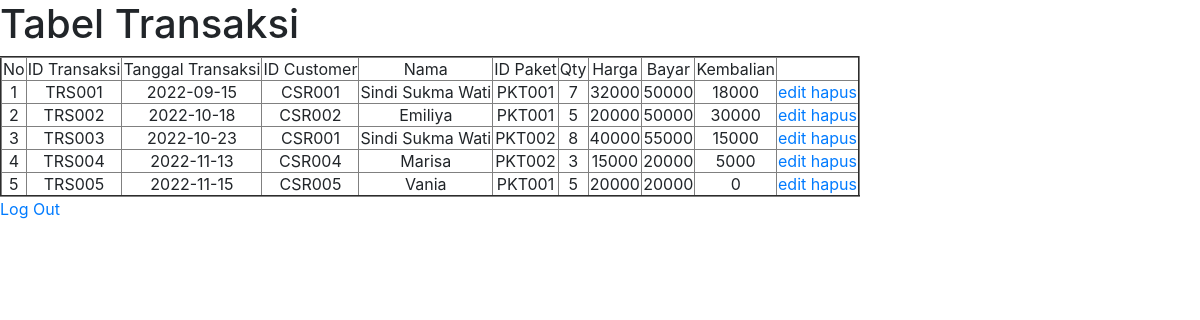
Page /transaksi.php on the committed database.
### tables this page shows
CREATE TABLE `tb_transaksi` (
  `id_transaksi` varchar(10) NOT NULL,
  `tanggal` date NOT NULL,
  `id_customer` varchar(10) NOT NULL,
  `nama` varchar(100) NOT NULL,
  `id_paket` varchar(10) NOT NULL,
  `qty` int NOT NULL,
  `biaya` int NOT NULL,
  `bayar` int NOT NULL,
  `kembalian` int NOT NULL
);

### transaksi.php (the view, shortened to what this page needs)
<?php
require ("koneksi.php");
?>
<html>
<head>
        <link rel="stylesheet" href="https://cdn.jsdelivr.net/npm/bootstrap@4.3.1/dist/css/bootstrap.min.css">
</head>
    <body>
        <h1>Tabel Transaksi</h1>
        <table border='2' style="text-align:center">
            <tr>
                <td>No</td>
                <td>ID Transaksi</td>
                <td>Tanggal Transaksi</td>
                <td>ID Customer</td>
                <td>Nama</td>
                <td>ID Paket</td>
                <td>Qty</td>
                <td>Harga</td>
                <td>Bayar</td>
                <td>Kembalian</td>
                <td colspan="2"></td>
            </tr>
            <?php
            $query  = "SELECT * FROM tb_transaksi";
            $result = mysqli_query($koneksi, $query);
            $no     = 1;
            while ($row = mysqli_fetch_array($result)){
                $transaksi = $row['id_transaksi'];
                $tgl = $row['tanggal'];
                $cust = $row['id_customer'];
                $nama = $row['nama'];
                $pkt = $row['id_paket'];
                $qty = $row['qty'];
                $biaya = $row['biaya'];
                $bayar = $row['bayar'];
                $kembali = $row['kembalian'];
            ?>
            <tr>
                <td><?php echo $no; ?></td>
                <td><?php echo $transaksi; ?></td>
                <td><?php echo $tgl; ?></td>
                <td><?php echo $cust; ?></td>
                <td><?php echo $nama; ?></td>
                <td><?php echo $pkt; ?></td>
                <td><?php echo $qty; ?></td>
                <td><?php echo $biaya; ?></td>
                <td><?php echo $bayar; ?></td>
                <td><?php echo $kembali; ?></td>
                <td>
                <a href="edittransaksi.php?id_transaksi=<?php echo $row['id_transaksi']; ?>">edit</a>
                <a href="hapustransaksi.php?id_transaksi=<?php echo $row['id_transaksi']; ?>">hapus</a>
            </td>
            </tr>
            <?php
            $no++;
            }?>
        </table>
        <a href="login.php">Log Out</a>
    </body>
</html>

### rows in the picture
tb_transaksi: id_transaksi "TRS001", tanggal "2022-09-15", id_customer "CSR001", nama "Sindi Sukma Wati", id_paket "PKT001", qty "7", biaya "32000", bayar "50000", kembalian "18000"
tb_transaksi: id_transaksi "TRS002", tanggal "2022-10-18", id_customer "CSR002", nama "Emiliya", id_paket "PKT001", qty "5", biaya "20000", bayar "50000", kembalian "30000"
tb_transaksi: id_transaksi "TRS003", tanggal "2022-10-23", id_customer "CSR001", nama "Sindi Sukma Wati", id_paket "PKT002", qty "8", biaya "40000", bayar "55000", kembalian "15000"
tb_transaksi: id_transaksi "TRS004", tanggal "2022-11-13", id_customer "CSR004", nama "Marisa", id_paket "PKT002", qty "3", biaya "15000", bayar "20000", kembalian "5000"
tb_transaksi: id_transaksi "TRS005", tanggal "2022-11-15", id_customer "CSR005", nama "Vania", id_paket "PKT001", qty "5", biaya "20000", bayar "20000", kembalian "0"
